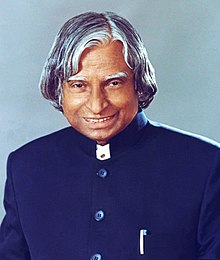
#> input picture Trials/model/images/A._P._J._Abdul_Kalam.jpg, 220 x 260 px, found by its file name
$ jupyter execute --allow-errors video.ipynb   (shell and % lines are left out)
#> lines starting #> are read from the running program, lines starting #| are printed output that depends on the picture; after the words box and inside, x2 and y2 are one past the last pixel; in counts of white or black regions, pixels touching at a corner belong together
[cell 1]
import numpy as np
import cv2
import matplotlib
from matplotlib import pyplot as plt

[cell 2]
img = cv2.imread('D:/web_scraping/Trials/model/images/A._P._J._Abdul_Kalam.jpg')
#> img is the input picture: shape (260, 220, 3); mean B, G, R 130.9, 102, 99.3
img.shape
#> Out = (260, 220, 3)

[cell 3]
import os

file_path = 'D:/web_scraping/Trials/model/images/A._P._J._Abdul_Kalam.jpg'
print(os.path.abspath(file_path))

[cell 4]
import os

if os.path.exists(file_path):
    print("File exists.")
else:
    print("File does not exist.")

[cell 5]
from PIL import Image

try:
    img = Image.open(file_path)
#> img: PIL image 220x260 RGB
    img.show()
except Exception as e:
    print(f"Error opening image: {e}")

[cell 6]
import cv2

img = cv2.imread(file_path)
if img is not None:
    print("Image loaded successfully.")
    print("Image shape:", img.shape)
#| Image shape: (260, 220, 3)
else:
    print("Failed to load image.")

[cell 7]
plt.imshow(img)

[cell 8]
gray = cv2.cvtColor(img, cv2.COLOR_BGR2GRAY)
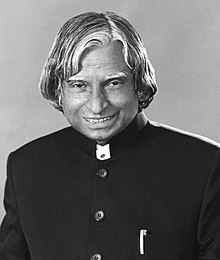
#> gray: shape (260, 220); min 2, max 255, mean 104.5
gray.shape
#> Out = (260, 220)

[cell 9]
gray

[cell 10]
plt.imshow(gray, cmap='gray')

[cell 11]
face_cascade = cv2.CascadeClassifier('D:/web_scraping/Trials/model/opencv/haarcascades/haarcascade_frontalface_default.xml')
eye_cascade = cv2.CascadeClassifier('D:/web_scraping/Trials/model/opencv/haarcascades/haarcascade_eye.xml')

faces = face_cascade.detectMultiScale(gray, scaleFactor=1.1, minNeighbors=3, minSize=(30, 30))
#> faces = [[59, 53, 83, 83]]

faces
#> Out = [[59, 53, 83, 83]]

[cell 12]
(x,y,w,h) = faces[0]
#> x = 59; y = 53; w = 83; h = 83
x,y,w,h
#> Out = (59, 53, 83, 83)

[cell 13]
face_img = cv2.rectangle(img,(x,y),(x+w,y+h),(255,0,0),2)
plt.imshow(face_img)

[cell 14]
cv2.destroyAllWindows()
for (x,y,w,h) in faces:
    face_img = cv2.rectangle(img,(x,y),(x+w,y+h),(255,0,0),2)
    roi_gray = gray[y:y+h, x:x+w]
    roi_color = face_img[y:y+h, x:x+w]
    eyes = eye_cascade.detectMultiScale(roi_gray)
    for (ex,ey,ew,eh) in eyes:
        cv2.rectangle(roi_color,(ex,ey),(ex+ew,ey+eh),(0,255,0),2)
#> this loop made 1 pass
#> (x, y, w, h, eyes) on pass 1: (59, 53, 83, 83, [[45, 20, 22, 22], [9, 21, 27, 27]])
#> pass 1, `roi_gray = gray[y:y+h, x:x+w]`:
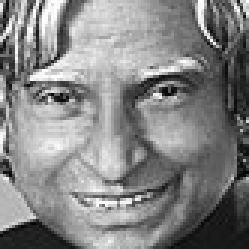
#> roi_gray: shape (83, 83) (shown 3 times larger); min 4, max 255, mean 132.3
#> pass 1, `roi_color = face_img[y:y+h, x:x+w]`:
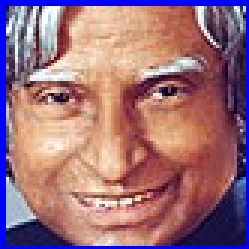
#> roi_color: shape (83, 83, 3) (shown 3 times larger); mean B, G, R 123.3, 111.5, 155.3
#> after the loop:
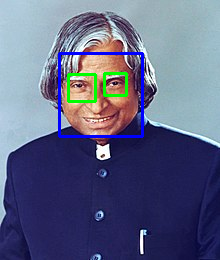
#> img: shape (260, 220, 3); mean B, G, R 132, 101.4, 95.3
#> after the loop:
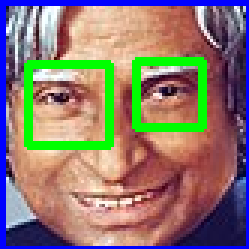
#> roi_color: shape (83, 83, 3) (shown 3 times larger); 8.42% of pixels changed, all inside (x1, y1, x2, y2) = (8, 19, 69, 50)


plt.figure()
plt.imshow(face_img, cmap='gray')
plt.show()

[cell 15]
plt.imshow(roi_color, cmap='gray')

[cell 16]
import cv2
import matplotlib.pyplot as plt
import os

# Paths to the XML files
face_cascade_path = 'D:/web_scraping/Trials/model/opencv/haarcascades/haarcascade_frontalface_default.xml'
eye_cascade_path = 'D:/web_scraping/Trials/model/opencv/haarcascades/haarcascade_eye.xml'

# Initialize the classifiers
face_cascade = cv2.CascadeClassifier(face_cascade_path)
eye_cascade = cv2.CascadeClassifier(eye_cascade_path)

# Check if the classifiers are loaded correctly
if face_cascade.empty():
    print("Failed to load face cascade.")
if eye_cascade.empty():
    print("Failed to load eye cascade.")

# Load the image
img_path = 'D:/web_scraping/Trials/model/images/A._P._J._Abdul_Kalam.jpg'
img = cv2.imread(img_path)

if img is not None:
    gray = cv2.cvtColor(img, cv2.COLOR_BGR2GRAY)

    # Adjust the parameters for better detection
    faces = face_cascade.detectMultiScale(gray, scaleFactor=1.1, minNeighbors=3, minSize=(30, 30))

    if len(faces) == 0:
        print("No faces detected.")
    else:
        for (x, y, w, h) in faces:
            # Draw rectangles around detected faces
            cv2.rectangle(img, (x, y), (x + w, y + h), (255, 0, 0), 2)
            print(f"Face detected at x={x}, y={y}, width={w}, height={h}")

            # Extract the region of interest (ROI) for the face
            roi_color = img[y:y+h, x:x+w]

            # Convert ROI to grayscale for visualization
            roi_gray = cv2.cvtColor(roi_color, cv2.COLOR_BGR2GRAY)

            # Display the ROI using Matplotlib
            plt.imshow(roi_gray, cmap='gray')
            plt.title("Detected Face Region")
            plt.axis('off')  # Hide axes
            plt.show()
#> this loop made 1 pass
#| Face detected at x=59, y=53, width=83, height=83
#> pass 1, `roi_gray = cv2.cvtColor(roi_color, cv2.COLOR_BGR2GRAY)`:
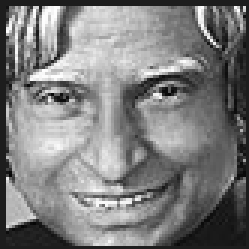
#> roi_gray: shape (83, 83) (shown 3 times larger); min 5, max 255, mean 125.9

else:
    print("Failed to load image.")

[cell 17]
import numpy as np
import pywt
import cv2

def w2d(img, mode='haar', level=1):
    imArray = img
    #Datatype conversions
    #convert to grayscale
    imArray = cv2.cvtColor( imArray,cv2.COLOR_RGB2GRAY )
    #convert to float
    imArray =  np.float32(imArray)
    imArray /= 255;
    # compute coefficients
    coeffs=pywt.wavedec2(imArray, mode, level=level)

    #Process Coefficients
    coeffs_H=list(coeffs)
    coeffs_H[0] *= 0;

    # reconstruction
    imArray_H=pywt.waverec2(coeffs_H, mode);
    imArray_H *= 255;
    imArray_H =  np.uint8(imArray_H)

    return imArray_H

[cell 18]
cropped_img = np.array(roi_color)
cropped_img.shape
#> Out = (83, 83, 3)

[cell 19]
im_har = w2d(cropped_img,'db1',5)
#> in w2d, `imArray = cv2.cvtColor( imArray,cv2.COLOR_RGB2GRAY )`:
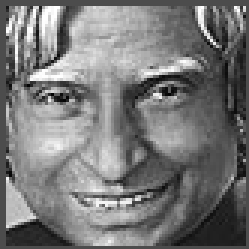
#> imArray: shape (83, 83) (shown 3 times larger); min 3, max 255, mean 120
#> in w2d, `coeffs=pywt.wavedec2(imArray, mode, level=level)`: coeffs = 6 items
#> in w2d, `imArray_H=pywt.waverec2(coeffs_H, mode);`:
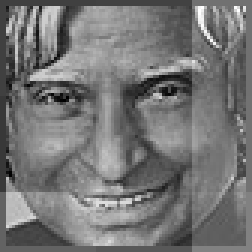
#> imArray_H: shape (84, 84) float32 (shown 3 times larger); min -0.577, max 0.692, mean 0.00894; drawn with min black and max white
#> in w2d, `imArray_H =  np.uint8(imArray_H)`:
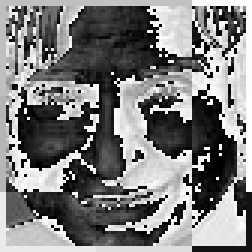
#> imArray_H: shape (84, 84) (shown 3 times larger); min 0, max 255, mean 124.2
plt.imshow(im_har, cmap='gray')

[cell 20]
def get_cropped_image_if_2_eyes(image_path):
    img = cv2.imread(image_path)
    gray = cv2.cvtColor(img, cv2.COLOR_BGR2GRAY)
    faces = face_cascade.detectMultiScale(gray, 1.3, 5)
    for (x,y,w,h) in faces:
        roi_gray = gray[y:y+h, x:x+w]
        roi_color = img[y:y+h, x:x+w]
        eyes = eye_cascade.detectMultiScale(roi_gray)
        if len(eyes) >= 2:
            return roi_color

[cell 21]
original_image = cv2.imread('D:/web_scraping/Trials/model/images/A._P._J._Abdul_Kalam.jpg')
plt.imshow(original_image)

[cell 22]
cropped_image = get_cropped_image_if_2_eyes('D:/web_scraping/Trials/model/images/A._P._J._Abdul_Kalam.jpg')
#> in get_cropped_image_if_2_eyes, `faces = face_cascade.detectMultiScale(gray, 1.3, 5)`: faces = ()
